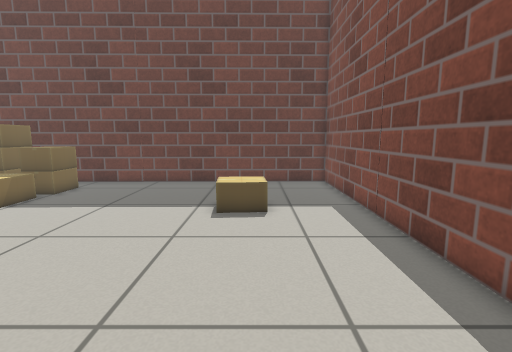
View 1 (above)

16 first-person views from a walk through a world built for the Gazebo simulator. The camera is 0.74 m above the floor, tilts 8° down and sees 85° across. The floor is counted in squares, 0.25 m on a side. Each view is taken from the middle of a square. On the plan, view 1 faces up. The plan holds only what a view shows up to about 20 squares ahead; the rest is blank. Simple shapes stand in for some stock models. Some surface patterns are stand-ins.

View 2
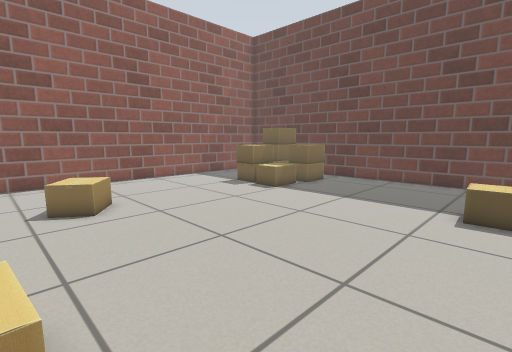

View 3
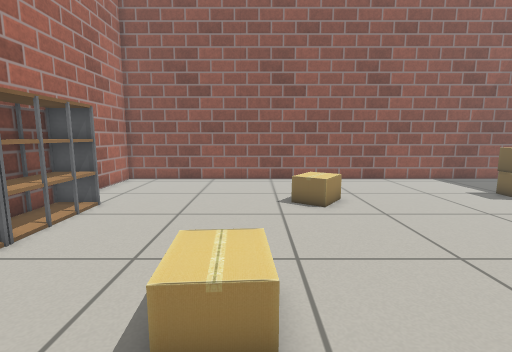

View 4
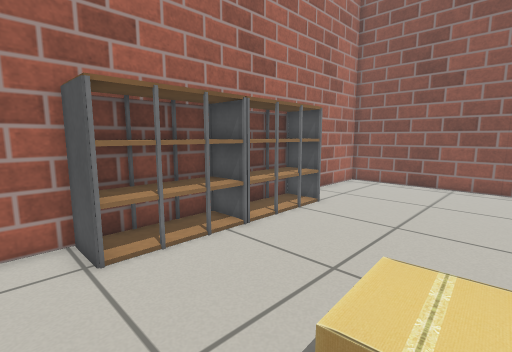

View 5
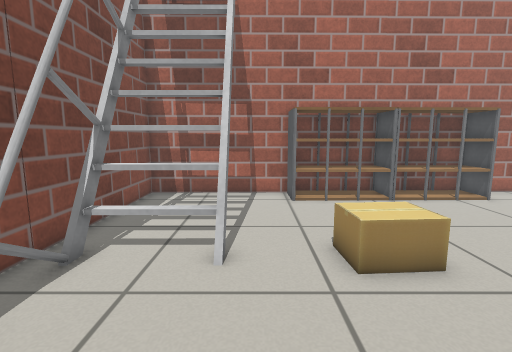

View 6
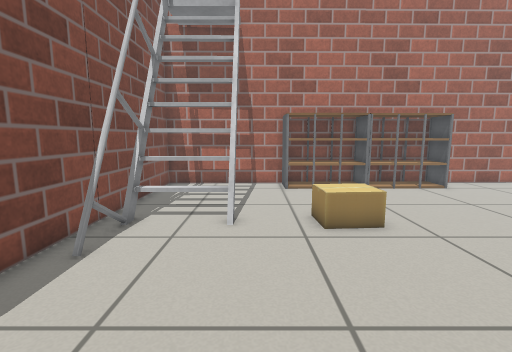

View 7
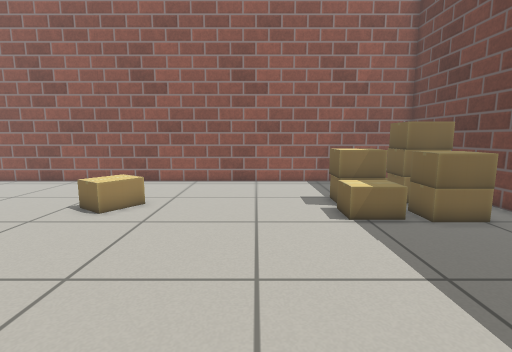

View 8
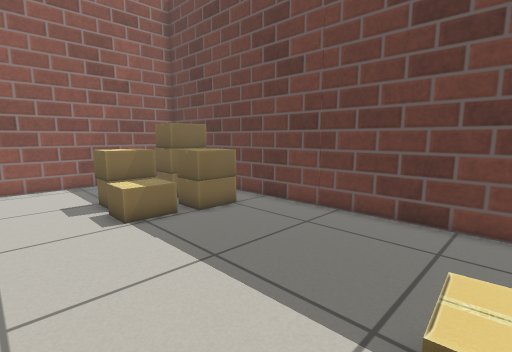

View 9
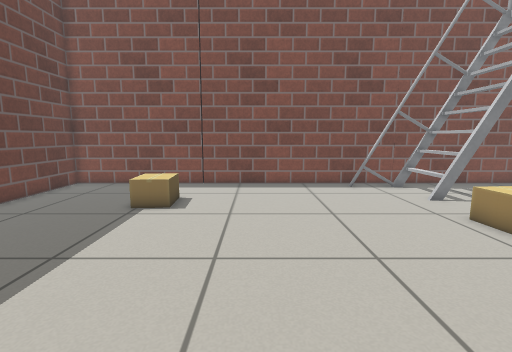

View 10
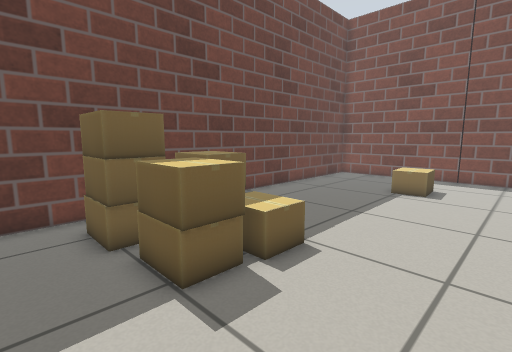

View 11
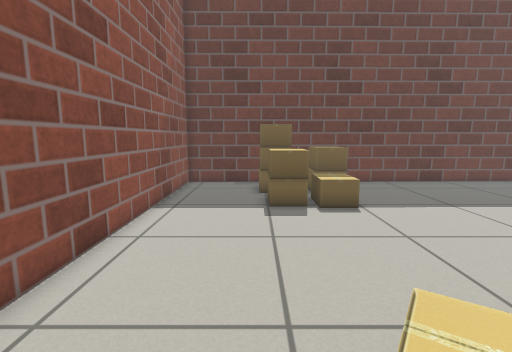

View 12
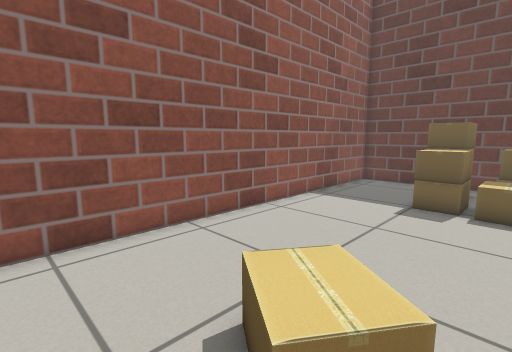

View 13
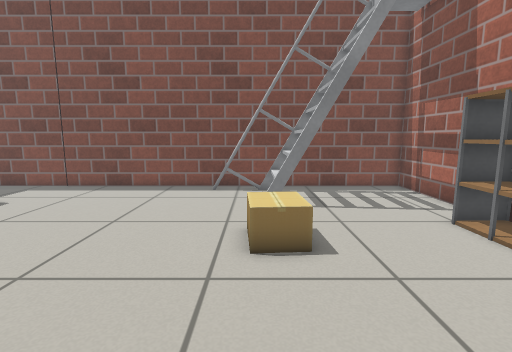

View 14
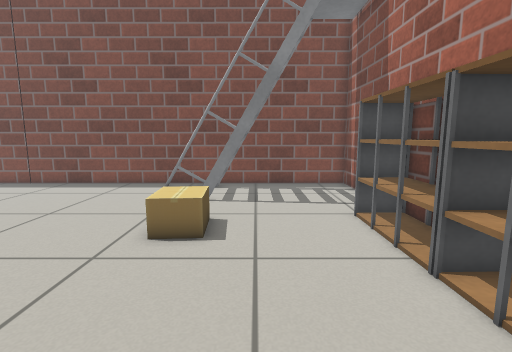

View 15
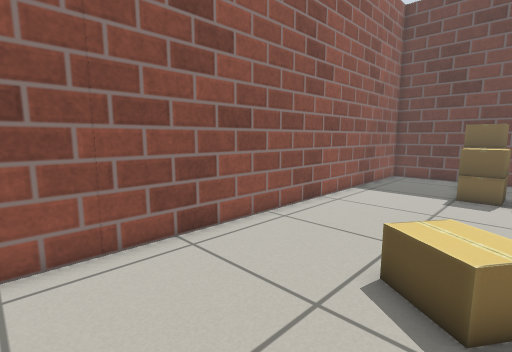

View 16
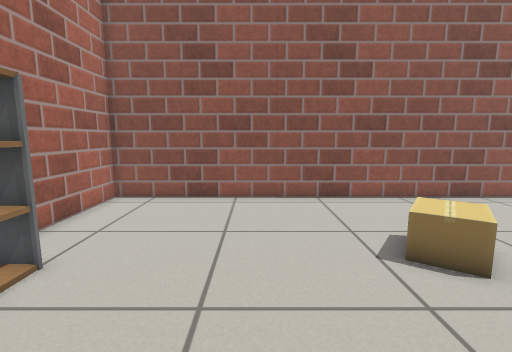

### Floor plan
Key: @ floor where view 1 was taken; . floor; B brick block; C cardboard box; L ladder; O other object.
Columns run from 20 left of view 1 to 5 right of it. Each row starts with its distance up from view 1.
 18  BBBBBBBBBBBBBBBBBBBBBBBBB
 17 B........................B
 16 B....CCCCCC..............B
 15 B....CCCCCC..............B
 14 B.....C.CC...............B
 13 B.....CCCC...............B
 12 B.....CCCC........CCC....B
 11 B.......CC.........CC....B
 10 B........................B
  9 B........................B
  8 B........................B
  7 B........................B
  6 B........................B
  5 B........................B
  4 B........................B
  3 B......C.................B
  2 B.....CCC................B
  1 B......CC..............L.B
  0 B...................@..L.B
 -1 B..............CCC.....L.B
 -2 B..............CCC..LLLL.B
 -3 B...................LLLL.B
 -4 B...................LLLL.B
 -5 B........................B
 -6 B........................B
 -7 B........................B
 -8 B.......OOOOOOOOOO.......B
 -9 B.......OOOOOOOOOO.......B
-10 BBBBBBBBBBBBBBBBBBBBBBBBBB

Positions as (right, up) in squares from view 1, and headings:
1: (0, 0), facing up
2: (0, -1), facing up-left
3: (0, -1), facing left
4: (-1, -1), facing down-left
5: (-1, 5), facing down
6: (-1, 8), facing down
7: (-1, 8), facing left
8: (-1, 8), facing up-left
9: (-13, 7), facing right
10: (-17, 7), facing up-right
11: (-15, 0), facing up
12: (-11, -1), facing up-left
13: (-12, -1), facing right
14: (-13, -4), facing right
15: (-12, -4), facing up-left
16: (-6, -3), facing left
